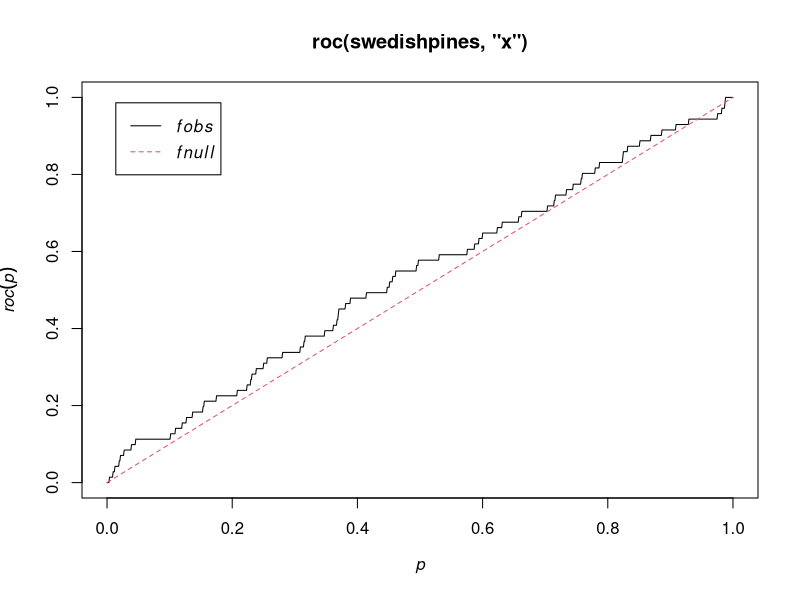
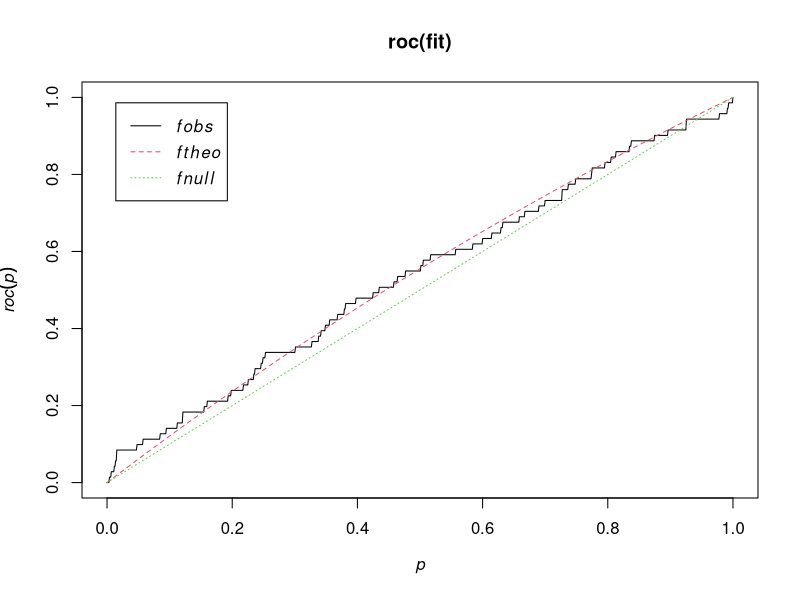

Recreate these plots in R, in order.
library(spatstat)


### Name: roc
### Title: Receiver Operating Characteristic
### Aliases: roc roc.ppp roc.lpp roc.ppm roc.kppm roc.lppm
### Keywords: spatial

### ** Examples

  plot(roc(swedishpines, "x"))
  fit <- ppm(swedishpines ~ x+y)
  plot(roc(fit))
